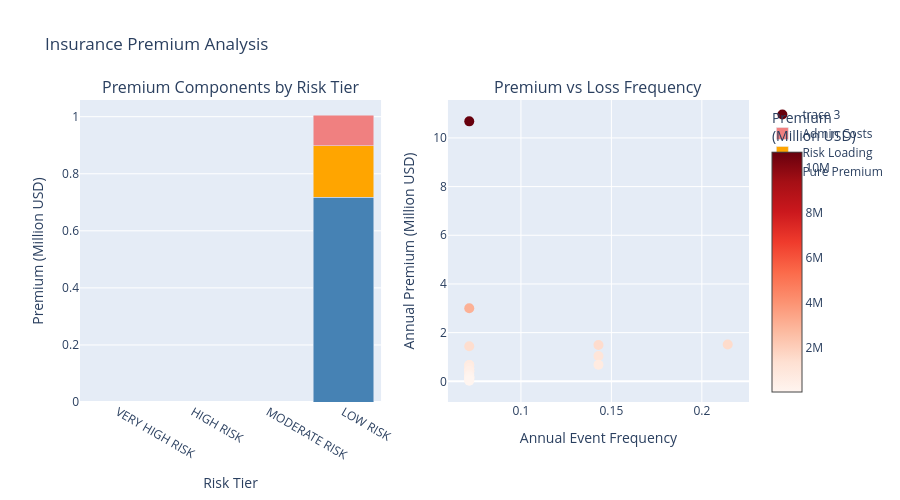

Source (notebook cell):
### Markdown cell above
## 7.5 Insurance Premium Calculations Based on Risk

### Risk-Based Insurance Pricing

Using historical loss data to calculate actuarially sound insurance premiums.

### Code cell
if df is not None and 'level2' in df.columns and 'usdvalue' in df.columns:
    # Calculate insurance premiums based on risk
    from scipy import stats
    
    # Analyze loss patterns by location
    insurance_analysis = df.groupby('level2').agg({
        'usdvalue': ['sum', 'mean', 'std', 'count'],
        'serial': 'count'
    })
    
    insurance_analysis.columns = ['total_loss', 'avg_loss', 'std_loss', 'loss_events', 'total_events']
    
    # Calculate annual frequency
    years_covered = df['year'].max() - df['year'].min() + 1
    insurance_analysis['annual_frequency'] = insurance_analysis['total_events'] / years_covered
    
    # Calculate expected annual loss (EAL)
    insurance_analysis['expected_annual_loss'] = (
        insurance_analysis['annual_frequency'] * insurance_analysis['avg_loss']
    )
    
    # Risk-based premium calculation
    # Premium = Expected Annual Loss + Risk Loading + Administrative Costs
    
    risk_loading_factor = 0.25  # 25% risk loading for uncertainty
    admin_cost_factor = 0.15    # 15% administrative costs
    
    insurance_analysis['pure_premium'] = insurance_analysis['expected_annual_loss']
    insurance_analysis['risk_loading'] = insurance_analysis['pure_premium'] * risk_loading_factor
    insurance_analysis['admin_costs'] = insurance_analysis['pure_premium'] * admin_cost_factor
    insurance_analysis['total_premium'] = (
        insurance_analysis['pure_premium'] + 
        insurance_analysis['risk_loading'] + 
        insurance_analysis['admin_costs']
    )
    
    # Calculate premium as % of average loss
    insurance_analysis['premium_pct_of_avg_loss'] = (
        insurance_analysis['total_premium'] / insurance_analysis['avg_loss'] * 100
    )
    
    # Classify risk tiers
    def classify_risk_tier(frequency):
        if frequency >= 2:
            return 'VERY HIGH RISK'
        elif frequency >= 1:
            return 'HIGH RISK'
        elif frequency >= 0.5:
            return 'MODERATE RISK'
        else:
            return 'LOW RISK'
    
    insurance_analysis['risk_tier'] = insurance_analysis['annual_frequency'].apply(classify_risk_tier)
    
    # Sort by premium
    insurance_analysis = insurance_analysis.sort_values('total_premium', ascending=False)
    
    print("\n" + "="*80)
    print("INSURANCE PREMIUM CALCULATIONS - RISK-BASED PRICING")
    print("="*80)
    print(f"\nBased on {years_covered} years of historical data\n")
    
    print("Top 20 locations by insurance premium:\n")
    display(insurance_analysis.head(20))
    
    # Premium tiers by risk
    print("\n" + "="*80)
    print("PREMIUM TIERS BY RISK LEVEL")
    print("="*80)
    
    for tier in ['VERY HIGH RISK', 'HIGH RISK', 'MODERATE RISK', 'LOW RISK']:
        tier_data = insurance_analysis[insurance_analysis['risk_tier'] == tier]
        if len(tier_data) > 0:
            avg_premium = tier_data['total_premium'].mean()
            avg_frequency = tier_data['annual_frequency'].mean()
            location_count = len(tier_data)
            
            print(f"\n{tier} ({location_count} locations):")
            print(f"  Average annual frequency: {avg_frequency:.2f} events/year")
            print(f"  Average annual premium: ${avg_premium/1e6:.2f} million USD")
            print(f"  Premium breakdown:")
            print(f"    - Pure premium (expected loss): ${tier_data['pure_premium'].mean()/1e6:.2f}M")
            print(f"    - Risk loading (25%): ${tier_data['risk_loading'].mean()/1e6:.2f}M")
            print(f"    - Administrative costs (15%): ${tier_data['admin_costs'].mean()/1e6:.2f}M")
    
    # Visualize premium structure
    fig = make_subplots(
        rows=1, cols=2,
        subplot_titles=('Premium Components by Risk Tier', 'Premium vs Loss Frequency'),
        specs=[[{'type': 'bar'}, {'type': 'scatter'}]]
    )
    
    # Premium components by tier
    tier_summary = insurance_analysis.groupby('risk_tier').agg({
        'pure_premium': 'mean',
        'risk_loading': 'mean',
        'admin_costs': 'mean'
    }).reindex(['VERY HIGH RISK', 'HIGH RISK', 'MODERATE RISK', 'LOW RISK'])
    
    fig.add_trace(
        go.Bar(name='Pure Premium', x=tier_summary.index, y=tier_summary['pure_premium']/1e6,
               marker_color='steelblue'),
        row=1, col=1
    )
    fig.add_trace(
        go.Bar(name='Risk Loading', x=tier_summary.index, y=tier_summary['risk_loading']/1e6,
               marker_color='orange'),
        row=1, col=1
    )
    fig.add_trace(
        go.Bar(name='Admin Costs', x=tier_summary.index, y=tier_summary['admin_costs']/1e6,
               marker_color='lightcoral'),
        row=1, col=1
    )
    
    # Premium vs frequency scatter
    fig.add_trace(
        go.Scatter(x=insurance_analysis['annual_frequency'], 
                  y=insurance_analysis['total_premium']/1e6,
                  mode='markers',
                  marker=dict(size=10, color=insurance_analysis['total_premium'], 
                            colorscale='Reds', showscale=True,
                            colorbar=dict(title="Premium<br>(Million USD)")),
                  text=insurance_analysis.index,
                  hovertemplate='<b>%{text}</b><br>Frequency: %{x:.2f}<br>Premium: $%{y:.2f}M<extra></extra>'),
        row=1, col=2
    )
    
    fig.update_xaxes(title_text="Risk Tier", row=1, col=1)
    fig.update_yaxes(title_text="Premium (Million USD)", row=1, col=1)
    fig.update_xaxes(title_text="Annual Event Frequency", row=1, col=2)
    fig.update_yaxes(title_text="Annual Premium (Million USD)", row=1, col=2)
    
    fig.update_layout(height=500, showlegend=True, barmode='stack',
                     title_text='Insurance Premium Analysis')
    fig.show()
    fig.write_html(FIGURES_DIR / 'UC1_insurance_premiums.html')
    
    # Calculate national insurance pool requirements
    total_national_premium = insurance_analysis['total_premium'].sum()
    total_expected_loss = insurance_analysis['expected_annual_loss'].sum()
    
    print("\n" + "="*80)
    print("NATIONAL DISASTER INSURANCE POOL REQUIREMENTS")
    print("="*80)
    print(f"\nTotal annual premium collection: ${total_national_premium/1e9:.2f} billion USD")
    print(f"Expected annual payout: ${total_expected_loss/1e9:.2f} billion USD")
    print(f"Risk reserve (25% loading): ${(total_national_premium - total_expected_loss - total_national_premium*0.15)/1e9:.2f} billion USD")
    
    print("\n💡 INSURANCE POLICY RECOMMENDATIONS:")
    print("\n1. MANDATORY INSURANCE ZONES:")
    very_high = insurance_analysis[insurance_analysis['risk_tier'] == 'VERY HIGH RISK']
    if len(very_high) > 0:
        print(f"   {len(very_high)} locations classified as VERY HIGH RISK")
        print(f"   → Require mandatory disaster insurance for all properties")
        print(f"   → Average premium: ${very_high['total_premium'].mean()/1e6:.2f}M per location")
    
    print("\n2. SUBSIDIZED INSURANCE:")
    print("   For low-income households in high-risk areas:")
    print("   → Government subsidizes 50-75% of premium")
    print("   → Ensures coverage for vulnerable populations")
    
    print("\n3. RISK POOLING:")
    print(f"   Establish national disaster insurance pool")
    print(f"   → Annual premium collection: ${total_national_premium/1e9:.2f}B")
    print(f"   → Reinsurance for catastrophic events")
    
    print("\n4. PREMIUM INCENTIVES:")
    print("   Reduce premiums for risk reduction measures:")
    print("   → 10-20% discount for resilient construction")
    print("   → 5-10% discount for early warning system participation")
    
    # Save insurance analysis
    insurance_analysis.to_csv(REPORTS_DIR / 'UC1_insurance_premiums.csv')
    print("\n✓ Insurance premium analysis saved to outputs/reports/")
    
    # Create insurance quote example
    print("\n" + "="*80)
    print("EXAMPLE INSURANCE QUOTE")
    print("="*80)
    
    example_location = insurance_analysis.head(1)
    if len(example_location) > 0:
        loc_name = example_location.index[0]
        premium = example_location['total_premium'].values[0]
        frequency = example_location['annual_frequency'].values[0]
        avg_loss = example_location['avg_loss'].values[0]
        
        print(f"\nLocation: {loc_name}")
        print(f"Risk Tier: {example_location['risk_tier'].values[0]}")
        print(f"\nRisk Profile:")
        print(f"  - Historical event frequency: {frequency:.2f} events per year")
        print(f"  - Average loss per event: ${avg_loss/1e6:.2f} million USD")
        print(f"  - Expected annual loss: ${example_location['expected_annual_loss'].values[0]/1e6:.2f} million USD")
        print(f"\nAnnual Premium Calculation:")
        print(f"  - Pure premium (expected loss): ${example_location['pure_premium'].values[0]/1e6:.2f}M")
        print(f"  - Risk loading (25%): ${example_location['risk_loading'].values[0]/1e6:.2f}M")
        print(f"  - Administrative costs (15%): ${example_location['admin_costs'].values[0]/1e6:.2f}M")
        print(f"  ───────────────────────────────────")
        print(f"  TOTAL ANNUAL PREMIUM: ${premium/1e6:.2f} million USD")
        print(f"\nCoverage: Up to ${avg_loss*2/1e6:.2f}M per event (2x average loss)")
        print(f"Deductible: ${avg_loss*0.1/1e6:.2f}M (10% of average loss)")

### Figure 1 — Plotly figure (JSON) as saved in the notebook; plotly's stock layout.template omitted (floating-point values rounded to 4 significant figures)
{"data": [{"marker": {"color": "steelblue"}, "name": "Pure Premium", "type": "bar", "x": ["VERY HIGH RISK", "HIGH RISK", "MODERATE RISK", "LOW RISK"], "xaxis": "x", "y": [NaN, NaN, NaN, 0.7183], "yaxis": "y"}, {"marker": {"color": "orange"}, "name": "Risk Loading", "type": "bar", "x": ["VERY HIGH RISK", "HIGH RISK", "MODERATE RISK", "LOW RISK"], "xaxis": "x", "y": [NaN, NaN, NaN, 0.1796], "yaxis": "y"}, {"marker": {"color": "lightcoral"}, "name": "Admin Costs", "type": "bar", "x": ["VERY HIGH RISK", "HIGH RISK", "MODERATE RISK", "LOW RISK"], "xaxis": "x", "y": [NaN, NaN, NaN, 0.1077], "yaxis": "y"}, {"hovertemplate": "<b>%{text}</b><br>Frequency: %{x:.2f}<br>Premium: $%{y:.2f}M<extra></extra>", "marker": {"color": [10680000.0, 3000000.0, 1511000.0, 1494000.0, 1440000.0, 1040000.0, 684000.0, 672000.0, 672000.0, 540000.0, 540000.0, 420000.0, 408000.0, 408000.0, 276000.0, 216000.0, 187200.0, 187200.0, 180000.0, 144000.0, 144000.0, 106800.0, 106800.0, 54000.0, 27600.0], "colorbar": {"title": {"text": "Premium<br>(Million USD)"}}, "colorscale": [[0, "rgb(255,245,240)"], [0.125, "rgb(254,224,210)"], [0.25, "rgb(252,187,161)"], [0.375, "rgb(252,146,114)"], [0.5, "rgb(251,106,74)"], [0.625, "rgb(239,59,44)"], [0.75, "rgb(203,24,29)"], [0.875, "rgb(165,15,21)"], [1, "rgb(103,0,13)"]], "showscale": true, "size": 10}, "mode": "markers", "text": ["Bay", "Somali", "Nairobi", "Western", "Lower Shabelle", "Rift Valley", "Eastern", "Nyanza", "Northern", "Sofala", "Morogoro", "Banadir", "Oromia", "Nampula", "Central", "Kagera", "Southern Nations", "Toamasina", "Dar es Salaam", "Afar", "North Eastern", "Coast", "Addis Ababa", "Mwanza", "Kilimanjaro"], "type": "scatter", "x": [0.07143, 0.07143, 0.2143, 0.1429, 0.07143, 0.1429, 0.1429, 0.07143, 0.07143, 0.07143, 0.07143, 0.07143, 0.07143, 0.07143, 0.07143, 0.07143, 0.07143, 0.07143, 0.07143, 0.07143, 0.07143, 0.07143, 0.07143, 0.07143, 0.07143], "xaxis": "x2", "y": [10.68, 3.0, 1.511, 1.494, 1.44, 1.04, 0.684, 0.672, 0.672, 0.54, 0.54, 0.42, 0.408, 0.408, 0.276, 0.216, 0.1872, 0.1872, 0.18, 0.144, 0.144, 0.1068, 0.1068, 0.054, 0.0276], "yaxis": "y2"}], "layout": {"annotations": [{"font": {"size": 16}, "showarrow": false, "text": "Premium Components by Risk Tier", "x": 0.225, "xanchor": "center", "xref": "paper", "y": 1, "yanchor": "bottom", "yref": "paper"}, {"font": {"size": 16}, "showarrow": false, "text": "Premium vs Loss Frequency", "x": 0.775, "xanchor": "center", "xref": "paper", "y": 1, "yanchor": "bottom", "yref": "paper"}], "barmode": "stack", "height": 500, "showlegend": true, "title": {"text": "Insurance Premium Analysis"}, "xaxis": {"anchor": "y", "domain": [0, 0.45], "title": {"text": "Risk Tier"}}, "xaxis2": {"anchor": "y2", "domain": [0.55, 1], "title": {"text": "Annual Event Frequency"}}, "yaxis": {"anchor": "x", "domain": [0, 1], "title": {"text": "Premium (Million USD)"}}, "yaxis2": {"anchor": "x2", "domain": [0, 1], "title": {"text": "Annual Premium (Million USD)"}}}}
